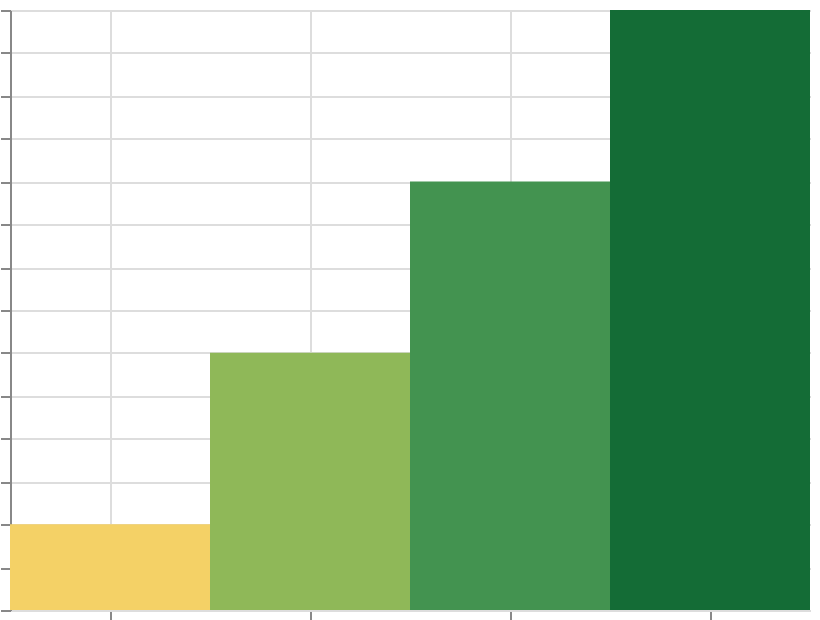

Vega-Lite specification for this chart:
### Vega specification from a JSON file in a GitHub repository (floating-point values rounded to 4 significant figures)
{"$schema": "https://vega.github.io/schema/vega/v6.json", "width": 400, "height": 300, "padding": 5, "autosize": "none", "data": [{"name": "table", "values": [{"cat": "A", "val": 10}, {"cat": "B", "val": 30}, {"cat": "C", "val": 50}, {"cat": "D", "val": 70}]}], "scales": [{"name": "x", "type": "band", "domain": {"data": "table", "field": "cat", "sort": true}, "range": "width"}, {"name": "y", "type": "linear", "domain": {"data": "table", "field": "val"}, "range": [{"signal": "height"}, 0], "zero": true, "nice": true}, {"name": "color", "type": "linear", "domain": {"data": "table", "field": "val"}, "range": {"scheme": "goldgreen"}}], "marks": [{"type": "rect", "from": {"data": "table"}, "encode": {"update": {"x": {"scale": "x", "field": "cat"}, "width": {"scale": "x", "band": 1}, "y": {"scale": "y", "field": "val"}, "y2": {"scale": "y", "value": 0}, "fill": {"scale": "color", "field": "val"}}}}], "axes": [{"scale": "x", "orient": "bottom", "grid": true, "labels": false}, {"scale": "y", "orient": "left", "grid": true, "labels": false}], "legends": [{"fill": "color"}]}
